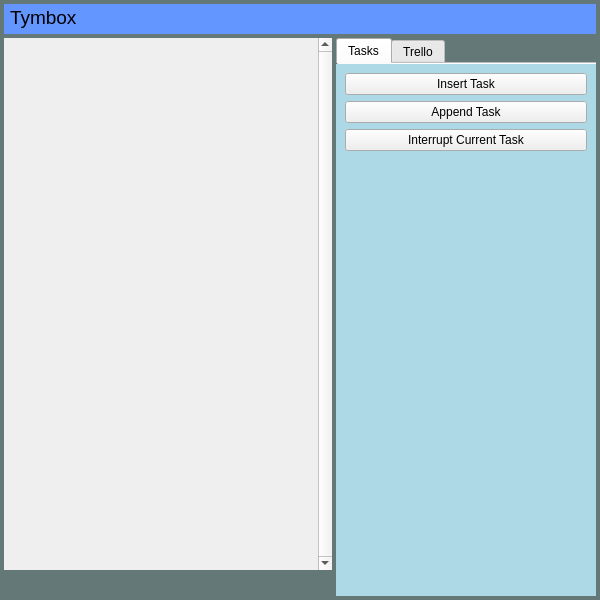
<?xml version="1.0" encoding="UTF-8"?>
<ui version="4.0">
 <author>Adam Guy</author>
 <class>MainWindow</class>
 <widget class="QMainWindow" name="MainWindow">
  <property name="geometry">
   <rect>
    <x>0</x>
    <y>0</y>
    <width>600</width>
    <height>600</height>
   </rect>
  </property>
  <property name="sizePolicy">
   <sizepolicy hsizetype="Fixed" vsizetype="Fixed">
    <horstretch>0</horstretch>
    <verstretch>0</verstretch>
   </sizepolicy>
  </property>
  <property name="minimumSize">
   <size>
    <width>600</width>
    <height>600</height>
   </size>
  </property>
  <property name="maximumSize">
   <size>
    <width>600</width>
    <height>600</height>
   </size>
  </property>
  <property name="acceptDrops">
   <bool>false</bool>
  </property>
  <property name="windowTitle">
   <string>TymBox</string>
  </property>
  <property name="autoFillBackground">
   <bool>true</bool>
  </property>
  <property name="styleSheet">
   <string notr="true">#centralwidget {
background-color: rgba(100,120,120,255);
}

* {
	font-family: Arial;
 }
</string>
  </property>
  <widget class="QWidget" name="centralwidget">
   <layout class="QGridLayout" name="gridLayout">
    <property name="leftMargin">
     <number>4</number>
    </property>
    <property name="topMargin">
     <number>4</number>
    </property>
    <property name="rightMargin">
     <number>4</number>
    </property>
    <property name="bottomMargin">
     <number>4</number>
    </property>
    <property name="spacing">
     <number>4</number>
    </property>
    <item row="0" column="0" colspan="2">
     <widget class="QFrame" name="horizontalFrame">
      <property name="sizePolicy">
       <sizepolicy hsizetype="Preferred" vsizetype="Maximum">
        <horstretch>0</horstretch>
        <verstretch>0</verstretch>
       </sizepolicy>
      </property>
      <property name="minimumSize">
       <size>
        <width>0</width>
        <height>30</height>
       </size>
      </property>
      <property name="autoFillBackground">
       <bool>false</bool>
      </property>
      <property name="styleSheet">
       <string notr="true">QFrame {
	background-color: rgba(100, 150, 255, 255);
}</string>
      </property>
      <layout class="QHBoxLayout" name="horizontalLayout">
       <property name="spacing">
        <number>2</number>
       </property>
       <property name="leftMargin">
        <number>6</number>
       </property>
       <property name="topMargin">
        <number>2</number>
       </property>
       <property name="rightMargin">
        <number>6</number>
       </property>
       <property name="bottomMargin">
        <number>2</number>
       </property>
       <item>
        <widget class="QLabel" name="label_3">
         <property name="minimumSize">
          <size>
           <width>50</width>
           <height>0</height>
          </size>
         </property>
         <property name="font">
          <font>
           <family>Arial</family>
           <pointsize>14</pointsize>
          </font>
         </property>
         <property name="text">
          <string>Tymbox</string>
         </property>
         <property name="textFormat">
          <enum>Qt::RichText</enum>
         </property>
         <property name="scaledContents">
          <bool>false</bool>
         </property>
         <property name="alignment">
          <set>Qt::AlignLeading|Qt::AlignLeft|Qt::AlignTop</set>
         </property>
         <property name="indent">
          <number>0</number>
         </property>
        </widget>
       </item>
       <item>
        <spacer name="horizontalSpacer">
         <property name="orientation">
          <enum>Qt::Horizontal</enum>
         </property>
         <property name="sizeHint" stdset="0">
          <size>
           <width>40</width>
           <height>20</height>
          </size>
         </property>
        </spacer>
       </item>
       <item>
        <widget class="QPushButton" name="pushButton">
         <property name="text">
          <string/>
         </property>
         <property name="icon">
          <iconset theme="x-office-address-book">
           <normaloff>.</normaloff>.</iconset>
         </property>
         <property name="flat">
          <bool>true</bool>
         </property>
        </widget>
       </item>
       <item>
        <widget class="QPushButton" name="pushButton_2">
         <property name="text">
          <string/>
         </property>
         <property name="icon">
          <iconset theme="preferences-system">
           <normaloff>.</normaloff>.</iconset>
         </property>
         <property name="flat">
          <bool>true</bool>
         </property>
        </widget>
       </item>
      </layout>
     </widget>
    </item>
    <item row="1" column="0" rowspan="2">
     <widget class="QScrollArea" name="tymbox_view">
      <property name="sizePolicy">
       <sizepolicy hsizetype="Expanding" vsizetype="Expanding">
        <horstretch>1</horstretch>
        <verstretch>0</verstretch>
       </sizepolicy>
      </property>
      <property name="mouseTracking">
       <bool>true</bool>
      </property>
      <property name="acceptDrops">
       <bool>true</bool>
      </property>
      <property name="frameShape">
       <enum>QFrame::NoFrame</enum>
      </property>
      <property name="verticalScrollBarPolicy">
       <enum>Qt::ScrollBarAlwaysOn</enum>
      </property>
      <property name="horizontalScrollBarPolicy">
       <enum>Qt::ScrollBarAlwaysOff</enum>
      </property>
      <property name="widgetResizable">
       <bool>true</bool>
      </property>
      <property name="alignment">
       <set>Qt::AlignLeading|Qt::AlignLeft|Qt::AlignTop</set>
      </property>
      <widget class="QWidget" name="scrollAreaWidgetContents">
       <property name="geometry">
        <rect>
         <x>0</x>
         <y>0</y>
         <width>309</width>
         <height>530</height>
        </rect>
       </property>
      </widget>
     </widget>
    </item>
    <item row="1" column="1" rowspan="3">
     <widget class="QTabWidget" name="tabWidget">
      <property name="tabPosition">
       <enum>QTabWidget::North</enum>
      </property>
      <property name="currentIndex">
       <number>0</number>
      </property>
      <property name="usesScrollButtons">
       <bool>true</bool>
      </property>
      <property name="documentMode">
       <bool>true</bool>
      </property>
      <property name="tabBarAutoHide">
       <bool>true</bool>
      </property>
      <widget class="QWidget" name="tabTasks">
       <property name="styleSheet">
        <string notr="true"/>
       </property>
       <attribute name="title">
        <string>Tasks</string>
       </attribute>
       <layout class="QGridLayout" name="gridLayout_3">
        <property name="leftMargin">
         <number>0</number>
        </property>
        <property name="topMargin">
         <number>0</number>
        </property>
        <property name="rightMargin">
         <number>0</number>
        </property>
        <property name="bottomMargin">
         <number>0</number>
        </property>
        <property name="spacing">
         <number>0</number>
        </property>
        <item row="0" column="0">
         <widget class="QStackedWidget" name="stackedWidget">
          <property name="styleSheet">
           <string notr="true">#stackedWidget { background-color: lightblue; }</string>
          </property>
          <property name="currentIndex">
           <number>0</number>
          </property>
          <widget class="QWidget" name="TabTasks">
           <property name="styleSheet">
            <string notr="true"/>
           </property>
           <layout class="QVBoxLayout" name="verticalLayout_2">
            <item>
             <widget class="QPushButton" name="btnInsertTask">
              <property name="text">
               <string>Insert Task</string>
              </property>
              <property name="flat">
               <bool>false</bool>
              </property>
             </widget>
            </item>
            <item>
             <widget class="QPushButton" name="btnAppendTask">
              <property name="text">
               <string>Append Task</string>
              </property>
             </widget>
            </item>
            <item>
             <widget class="QPushButton" name="btnInterruptTask">
              <property name="text">
               <string>Interrupt Current Task</string>
              </property>
             </widget>
            </item>
            <item>
             <widget class="TymboxAssistantView" name="assistantView" native="true"/>
            </item>
            <item>
             <spacer name="verticalSpacer">
              <property name="orientation">
               <enum>Qt::Vertical</enum>
              </property>
              <property name="sizeHint" stdset="0">
               <size>
                <width>20</width>
                <height>40</height>
               </size>
              </property>
             </spacer>
            </item>
           </layout>
          </widget>
          <widget class="QWidget" name="TabAddTask">
           <property name="styleSheet">
            <string notr="true"/>
           </property>
           <layout class="QVBoxLayout">
            <item>
             <widget class="QPushButton" name="btnAddTaskBack">
              <property name="sizePolicy">
               <sizepolicy hsizetype="Maximum" vsizetype="Fixed">
                <horstretch>0</horstretch>
                <verstretch>0</verstretch>
               </sizepolicy>
              </property>
              <property name="text">
               <string/>
              </property>
              <property name="icon">
               <iconset theme="go-previous">
                <normaloff>.</normaloff>.</iconset>
              </property>
              <property name="flat">
               <bool>true</bool>
              </property>
             </widget>
            </item>
            <item>
             <widget class="QLineEdit" name="editTaskName">
              <property name="frame">
               <bool>true</bool>
              </property>
              <property name="echoMode">
               <enum>QLineEdit::Normal</enum>
              </property>
              <property name="placeholderText">
               <string>Task Name</string>
              </property>
              <property name="clearButtonEnabled">
               <bool>true</bool>
              </property>
             </widget>
            </item>
            <item>
             <widget class="QSpinBox" name="spinTaskDuration">
              <property name="buttonSymbols">
               <enum>QAbstractSpinBox::PlusMinus</enum>
              </property>
              <property name="showGroupSeparator" stdset="0">
               <bool>false</bool>
              </property>
              <property name="suffix">
               <string> minutes</string>
              </property>
              <property name="prefix">
               <string>Duration: </string>
              </property>
              <property name="maximum">
               <number>600</number>
              </property>
             </widget>
            </item>
            <item>
             <widget class="QCheckBox" name="checkComeBack">
              <property name="text">
               <string>Come back to current task</string>
              </property>
             </widget>
            </item>
            <item>
             <widget class="QPushButton" name="btnAddTask">
              <property name="text">
               <string>Add</string>
              </property>
             </widget>
            </item>
            <item>
             <spacer name="verticalSpacer_2">
              <property name="orientation">
               <enum>Qt::Vertical</enum>
              </property>
              <property name="sizeHint" stdset="0">
               <size>
                <width>20</width>
                <height>40</height>
               </size>
              </property>
             </spacer>
            </item>
           </layout>
          </widget>
         </widget>
        </item>
       </layout>
      </widget>
      <widget class="QWidget" name="tabTrello">
       <attribute name="title">
        <string>Trello</string>
       </attribute>
       <layout class="QVBoxLayout" name="verticalLayout">
        <property name="spacing">
         <number>0</number>
        </property>
        <property name="leftMargin">
         <number>0</number>
        </property>
        <property name="topMargin">
         <number>0</number>
        </property>
        <property name="rightMargin">
         <number>0</number>
        </property>
        <property name="bottomMargin">
         <number>0</number>
        </property>
        <item>
         <widget class="QStackedWidget" name="trello_stack">
          <property name="styleSheet">
           <string notr="true">#trello_stack { background-color: lightgreen; }</string>
          </property>
          <property name="currentIndex">
           <number>1</number>
          </property>
          <widget class="QWidget" name="page_trello_boards">
           <layout class="QGridLayout" name="gridLayout_4">
            <property name="leftMargin">
             <number>0</number>
            </property>
            <property name="topMargin">
             <number>0</number>
            </property>
            <property name="rightMargin">
             <number>0</number>
            </property>
            <property name="bottomMargin">
             <number>0</number>
            </property>
            <item row="1" column="0">
             <widget class="QListView" name="list_trello_cards">
              <property name="sizePolicy">
               <sizepolicy hsizetype="Expanding" vsizetype="Expanding">
                <horstretch>1</horstretch>
                <verstretch>0</verstretch>
               </sizepolicy>
              </property>
              <property name="mouseTracking">
               <bool>true</bool>
              </property>
              <property name="autoFillBackground">
               <bool>true</bool>
              </property>
              <property name="styleSheet">
               <string notr="true">#list_trello_cards { background-color: rgba(220,255,245,255); }</string>
              </property>
              <property name="frameShape">
               <enum>QFrame::NoFrame</enum>
              </property>
              <property name="editTriggers">
               <set>QAbstractItemView::NoEditTriggers</set>
              </property>
              <property name="showDropIndicator" stdset="0">
               <bool>false</bool>
              </property>
              <property name="dragEnabled">
               <bool>true</bool>
              </property>
              <property name="dragDropMode">
               <enum>QAbstractItemView::DragOnly</enum>
              </property>
              <property name="defaultDropAction">
               <enum>Qt::IgnoreAction</enum>
              </property>
              <property name="verticalScrollMode">
               <enum>QAbstractItemView::ScrollPerPixel</enum>
              </property>
              <property name="horizontalScrollMode">
               <enum>QAbstractItemView::ScrollPerPixel</enum>
              </property>
              <property name="uniformItemSizes">
               <bool>true</bool>
              </property>
             </widget>
            </item>
            <item row="0" column="0">
             <widget class="QFrame" name="frame">
              <property name="autoFillBackground">
               <bool>false</bool>
              </property>
              <property name="styleSheet">
               <string notr="true">QFrame {
background-color: rgba(100, 255, 150, 255);
}</string>
              </property>
              <property name="frameShape">
               <enum>QFrame::NoFrame</enum>
              </property>
              <layout class="QGridLayout" name="gridLayout_2">
               <property name="leftMargin">
                <number>2</number>
               </property>
               <property name="topMargin">
                <number>2</number>
               </property>
               <property name="rightMargin">
                <number>2</number>
               </property>
               <property name="bottomMargin">
                <number>2</number>
               </property>
               <property name="horizontalSpacing">
                <number>6</number>
               </property>
               <property name="verticalSpacing">
                <number>0</number>
               </property>
               <item row="1" column="2">
                <widget class="QPushButton" name="btn_refresh_boards">
                 <property name="text">
                  <string/>
                 </property>
                 <property name="icon">
                  <iconset theme="view-refresh">
                   <normaloff>.</normaloff>.</iconset>
                 </property>
                 <property name="flat">
                  <bool>true</bool>
                 </property>
                </widget>
               </item>
               <item row="2" column="1">
                <widget class="QComboBox" name="cmb_lists">
                 <property name="sizePolicy">
                  <sizepolicy hsizetype="MinimumExpanding" vsizetype="Fixed">
                   <horstretch>0</horstretch>
                   <verstretch>0</verstretch>
                  </sizepolicy>
                 </property>
                 <property name="frame">
                  <bool>true</bool>
                 </property>
                </widget>
               </item>
               <item row="2" column="0">
                <widget class="QLabel" name="label_2">
                 <property name="sizePolicy">
                  <sizepolicy hsizetype="Minimum" vsizetype="Preferred">
                   <horstretch>0</horstretch>
                   <verstretch>0</verstretch>
                  </sizepolicy>
                 </property>
                 <property name="text">
                  <string>List</string>
                 </property>
                 <property name="alignment">
                  <set>Qt::AlignRight|Qt::AlignTrailing|Qt::AlignVCenter</set>
                 </property>
                </widget>
               </item>
               <item row="2" column="2">
                <widget class="QPushButton" name="btn_refresh_lists">
                 <property name="text">
                  <string/>
                 </property>
                 <property name="icon">
                  <iconset theme="view-refresh">
                   <normaloff>.</normaloff>.</iconset>
                 </property>
                 <property name="flat">
                  <bool>true</bool>
                 </property>
                </widget>
               </item>
               <item row="1" column="0">
                <widget class="QLabel" name="label">
                 <property name="sizePolicy">
                  <sizepolicy hsizetype="Minimum" vsizetype="Preferred">
                   <horstretch>0</horstretch>
                   <verstretch>0</verstretch>
                  </sizepolicy>
                 </property>
                 <property name="text">
                  <string>Board</string>
                 </property>
                 <property name="alignment">
                  <set>Qt::AlignRight|Qt::AlignTrailing|Qt::AlignVCenter</set>
                 </property>
                </widget>
               </item>
               <item row="1" column="1">
                <widget class="QComboBox" name="cmb_boards">
                 <property name="sizePolicy">
                  <sizepolicy hsizetype="MinimumExpanding" vsizetype="Fixed">
                   <horstretch>0</horstretch>
                   <verstretch>0</verstretch>
                  </sizepolicy>
                 </property>
                 <property name="frame">
                  <bool>true</bool>
                 </property>
                </widget>
               </item>
              </layout>
             </widget>
            </item>
           </layout>
          </widget>
          <widget class="QWidget" name="page_trello_setup">
           <layout class="QVBoxLayout" name="verticalLayout_3">
            <item>
             <widget class="QLineEdit" name="edit_trello_key">
              <property name="placeholderText">
               <string>Trello Key</string>
              </property>
             </widget>
            </item>
            <item>
             <widget class="QLineEdit" name="edit_trello_secret">
              <property name="placeholderText">
               <string>Trello Secret</string>
              </property>
             </widget>
            </item>
            <item>
             <widget class="QPushButton" name="btn_request_trello_auth">
              <property name="text">
               <string>Request PIN</string>
              </property>
             </widget>
            </item>
            <item>
             <widget class="QLineEdit" name="edit_trello_verifier">
              <property name="placeholderText">
               <string>Verifier PIN</string>
              </property>
             </widget>
            </item>
            <item>
             <spacer name="verticalSpacer_3">
              <property name="orientation">
               <enum>Qt::Vertical</enum>
              </property>
              <property name="sizeHint" stdset="0">
               <size>
                <width>20</width>
                <height>40</height>
               </size>
              </property>
             </spacer>
            </item>
           </layout>
           <zorder>frame</zorder>
           <zorder>edit_trello_key</zorder>
           <zorder>btn_request_trello_auth</zorder>
           <zorder>edit_trello_secret</zorder>
           <zorder>verticalSpacer_3</zorder>
           <zorder>edit_trello_verifier</zorder>
          </widget>
         </widget>
        </item>
       </layout>
      </widget>
     </widget>
    </item>
    <item row="3" column="0">
     <widget class="QFrame" name="horizontalFrame">
      <property name="sizePolicy">
       <sizepolicy hsizetype="Preferred" vsizetype="Maximum">
        <horstretch>0</horstretch>
        <verstretch>0</verstretch>
       </sizepolicy>
      </property>
      <layout class="QHBoxLayout" name="horizontalLayout_3">
       <property name="sizeConstraint">
        <enum>QLayout::SetDefaultConstraint</enum>
       </property>
       <property name="leftMargin">
        <number>0</number>
       </property>
       <property name="topMargin">
        <number>0</number>
       </property>
       <property name="rightMargin">
        <number>0</number>
       </property>
       <property name="bottomMargin">
        <number>0</number>
       </property>
       <item>
        <spacer name="horizontalSpacer_2">
         <property name="orientation">
          <enum>Qt::Horizontal</enum>
         </property>
         <property name="sizeHint" stdset="0">
          <size>
           <width>40</width>
           <height>20</height>
          </size>
         </property>
        </spacer>
       </item>
       <item>
        <widget class="QPushButton" name="btnImport">
         <property name="sizePolicy">
          <sizepolicy hsizetype="Maximum" vsizetype="Fixed">
           <horstretch>0</horstretch>
           <verstretch>0</verstretch>
          </sizepolicy>
         </property>
         <property name="text">
          <string/>
         </property>
         <property name="icon">
          <iconset theme="document-open">
           <normaloff>.</normaloff>.</iconset>
         </property>
         <property name="flat">
          <bool>true</bool>
         </property>
        </widget>
       </item>
       <item>
        <widget class="QPushButton" name="btnExport">
         <property name="sizePolicy">
          <sizepolicy hsizetype="Maximum" vsizetype="Fixed">
           <horstretch>0</horstretch>
           <verstretch>0</verstretch>
          </sizepolicy>
         </property>
         <property name="text">
          <string/>
         </property>
         <property name="icon">
          <iconset theme="document-save">
           <normaloff>.</normaloff>.</iconset>
         </property>
         <property name="flat">
          <bool>true</bool>
         </property>
        </widget>
       </item>
      </layout>
     </widget>
    </item>
   </layout>
  </widget>
 </widget>
 <customwidgets>
  <customwidget>
   <class>TymboxAssistantView</class>
   <extends>QWidget</extends>
   <header>Views/Tymbox/TymboxAssistantView</header>
   <container>1</container>
  </customwidget>
 </customwidgets>
 <resources/>
 <connections/>
 <slots>
  <slot>on_board_selected(QString)</slot>
  <slot>request_boards()</slot>
  <slot>request_lists()</slot>
  <slot>on_list_selected(QString)</slot>
 </slots>
</ui>
